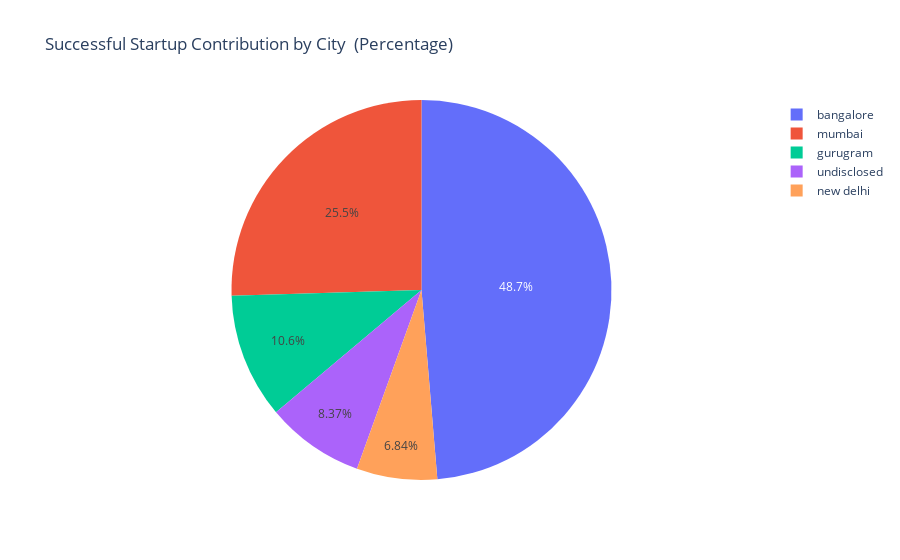

The code cell stored with this chart in its notebook:
### Markdown cell above
__Business Question 4__

•	What are the top 5 cities with  higher concentration of successful startups?

### Code cell
# success indicators 
success_indicators = data[data['Stage'].isin(['Series H', 'Series F','Series E2','Series D','Series C','Series B','Series A'])]['HeadQuarter'].value_counts(normalize=True).reset_index().head(5)
success_indicators.columns = ['HeadQuarter', 'Percentage']

# Create a pie chart
fig = px.pie(success_indicators, values='Percentage', names='HeadQuarter',
             title='Successful Startup Contribution by City  (Percentage)')

fig.show()

### Figure 1 — Plotly figure (JSON) as saved in the notebook; plotly's stock layout.template omitted (floating-point values rounded to 4 significant figures)
{"data": [{"domain": {"x": [0, 1], "y": [0, 1]}, "hovertemplate": "HeadQuarter=%{label}<br>Percentage=%{value}<extra></extra>", "labels": ["bangalore", "mumbai", "gurugram", "undisclosed", "new delhi"], "legendgroup": "", "name": "", "showlegend": true, "type": "pie", "values": [0.3333, 0.1745, 0.07292, 0.05729, 0.04688]}], "layout": {"legend": {"tracegroupgap": 0}, "title": {"text": "Successful Startup Contribution by City  (Percentage)"}}}
